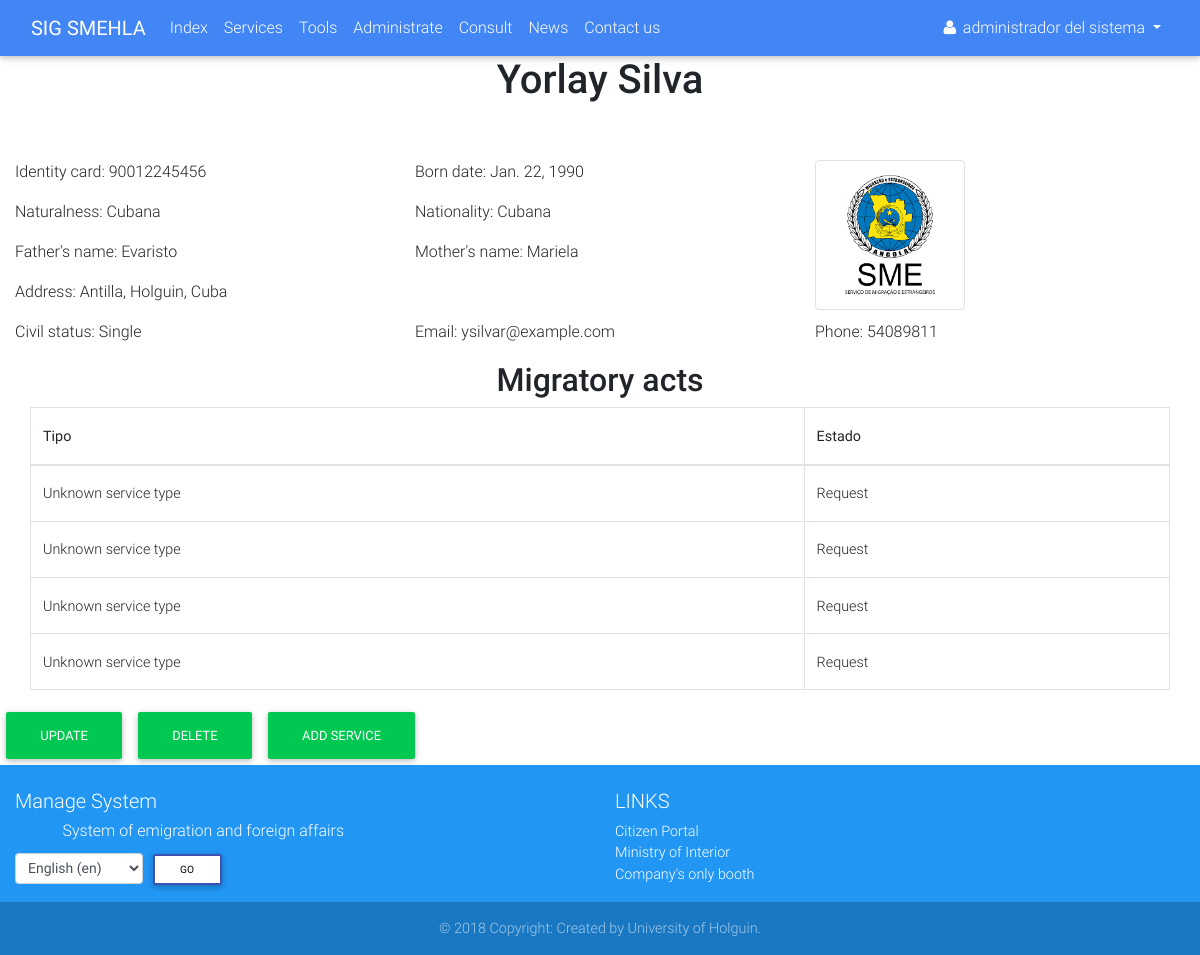
The page /client/5/detail/ (signed in) on the database as committed earlier.
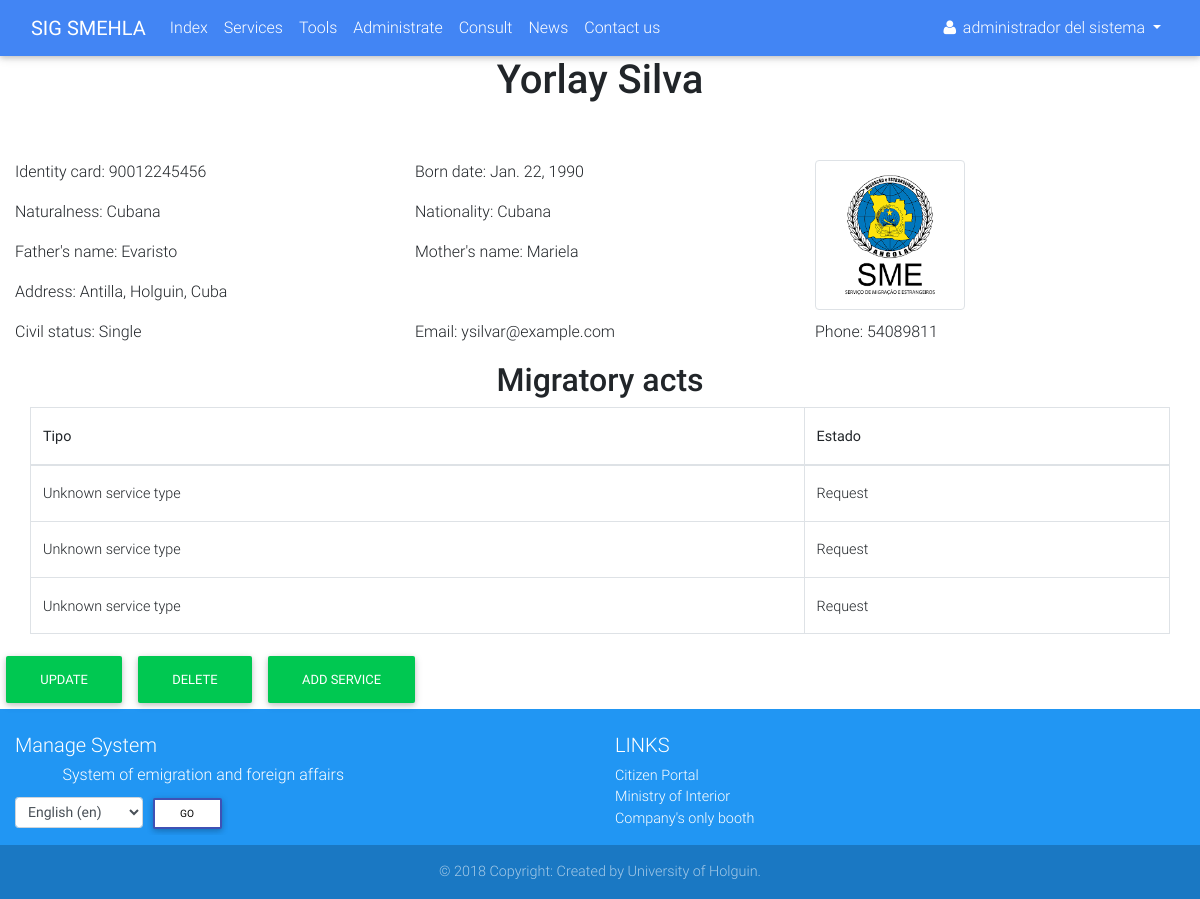
The same page on the database as committed later.
### services/models.py (models this page shows, shortened)
class Service(models.Model):
    SERVICE_STATUS = (
        ('1', _('Request')),
        ('2', _('Invoicing')),
        ('3', _('Revision')),
        ('4', _('Authenticating')),
        ('5', _('Deliver')),
    )
    SERVICE_TYPE = {
        'None': _('Unknown service type'),
        'visa': _('Visa'),
        'passport': _('Passport'),
    }
    client = models.ForeignKey(verbose_name=_('Client'), to=Client, on_delete=models.CASCADE)
    status = models.CharField(_('Status'), max_length=1, choices=SERVICE_STATUS, default='1')
    service_type = None
    def get_service_type(self):
        if self.service_type:
            return self.SERVICE_TYPE[self.service_type]
        else:
            return self.SERVICE_TYPE['None']

### services/views.py (the view)
# urls.py: path('client/<int:pk>/detail/', views.ClientDetailView.as_view(), name='client_detail'),
class ClientDetailView(mixins.LoginRequiredMixin, generic.DetailView):
    model = models.Client

### accounts/models.py (called while the page is built)
    def __str__(self):
        if self.first_name and self.last_name:
            return self.get_full_name()
        else:
            return self.username

### services/models.py (called while the page is built)
    def get_full_name(self):
        full_name = '%s %s' % (self.first_name, self.last_name)
        return full_name.strip()

### services/templates/services/client_detail.html (shortened to what the changed rows need)
{% extends 'navbar.html' %}
{% load i18n %}
{% load static %}
{% block main %}
    <div class="container-fluid">
        <div class="row">
            <div class="col-lg-12 mb-5">
                <h1 class="h1 text-center">{{ client.get_full_name }}</h1>
            </div>
        </div>
        <div class="row">
            <div class="col-12">
                <h2 class="h2 text-center">{% trans 'Migratory acts' %}</h2>
            </div>
        </div>
        <div class="container">
            <div class="row">
                <table class="table table-bordered table-hover">
                    <thead>
                    <tr>
                        <th>Tipo</th>
                        <th>Estado</th>
                    </tr>
                    </thead>
                    <tbody>
                    {% for service in client.service_set.all %}
                        <tr>
                            <td>{{ service.get_service_type }}</td>
                            <td>{{ service.get_status_display }}</td>
                        </tr>
                    {% empty %}
                        <tr>
                            <td colspan="2"
                                class="text-muted text-center">{% trans 'No requested services found' %}</td>
                        </tr>
                    {% endfor %}
                    </tbody>
                </table>
            </div>
        </div>
    </div>
{% endblock %}

Rows that differ between the two databases and show on the page:
removed Service: get_service_type "Unknown service type", status "Request"
